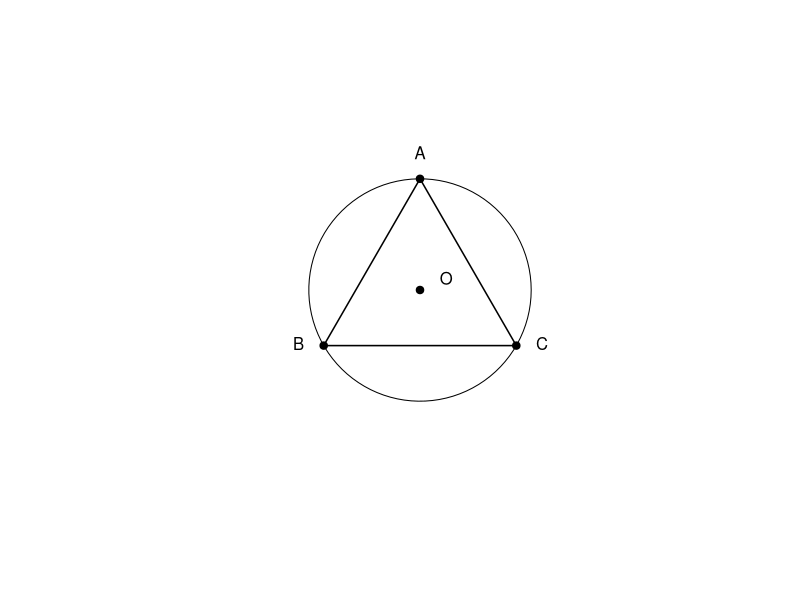
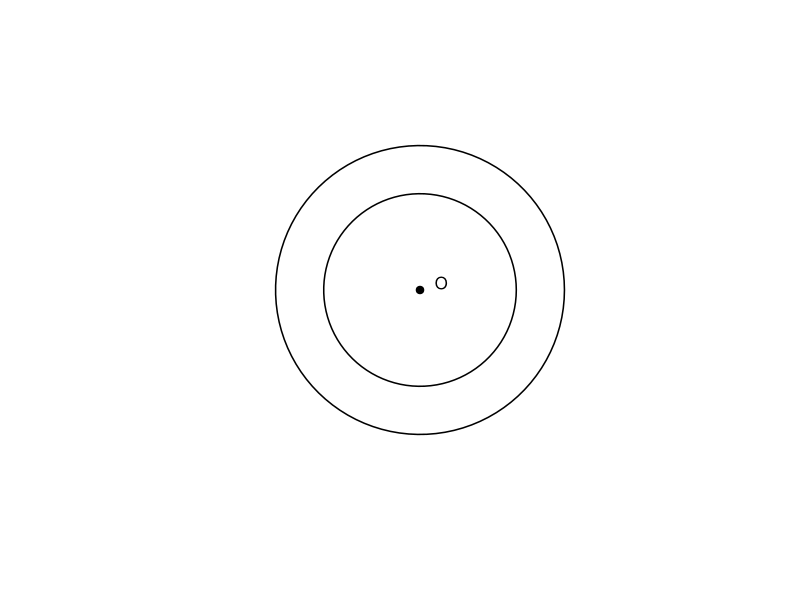

Write R code to recreate these figures, in order.
setwd("C:/Users/18904/Github/junior-mathematics/codes")
if(!dir.exists("../figures"))dir.create("../figures")

# week147-1: equilateral triangle side 2 with circumscribed circle
draw1=function(){
  par(mfrow=c(1,1))
  plot(0,0,xlim=c(-2,2),ylim=c(-2,2),type="n",asp=1,axes=FALSE,xlab="",ylab="")
  tt=seq(0,2*pi,length=100)
  R=2*sqrt(3)/3
  lines(R*cos(tt),R*sin(tt),lwd=1)
  A=c(0,R);B=c(-1,-R/2);C=c(1,-R/2)
  polygon(c(A[1],B[1],C[1]),c(A[2],B[2],C[2]),lwd=1.5)
  points(0,0,pch=19);text(0.1,0.1,"O",pos=4,cex=1)
  points(A[1],A[2],pch=19);text(A[1],A[2]+0.1,"A",pos=3,cex=1)
  points(B[1],B[2],pch=19);text(B[1]-0.1,B[2],"B",pos=2,cex=1)
  points(C[1],C[2],pch=19);text(C[1]+0.1,C[2],"C",pos=4,cex=1)
}
cairo_pdf("../figures/week147-1.pdf",width=4,height=4,family="sans");draw1();dev.off()
svglite::svglite("../figures/week147-1.svg",width=4,height=4);draw1();dev.off()

# week147-2: annulus between r=2 and r=3
draw2=function(){
  par(mfrow=c(1,1))
  plot(0,0,xlim=c(-4,4),ylim=c(-4,4),type="n",asp=1,axes=FALSE,xlab="",ylab="")
  tt=seq(0,2*pi,length=100)
  lines(3*cos(tt),3*sin(tt),lwd=1.5)
  lines(2*cos(tt),2*sin(tt),lwd=1.5)
  points(0,0,pch=19);text(0.1,0.1,"O",pos=4,cex=1)
}
cairo_pdf("../figures/week147-2.pdf",width=4,height=4,family="sans");draw2();dev.off()
svglite::svglite("../figures/week147-2.svg",width=4,height=4);draw2();dev.off()
